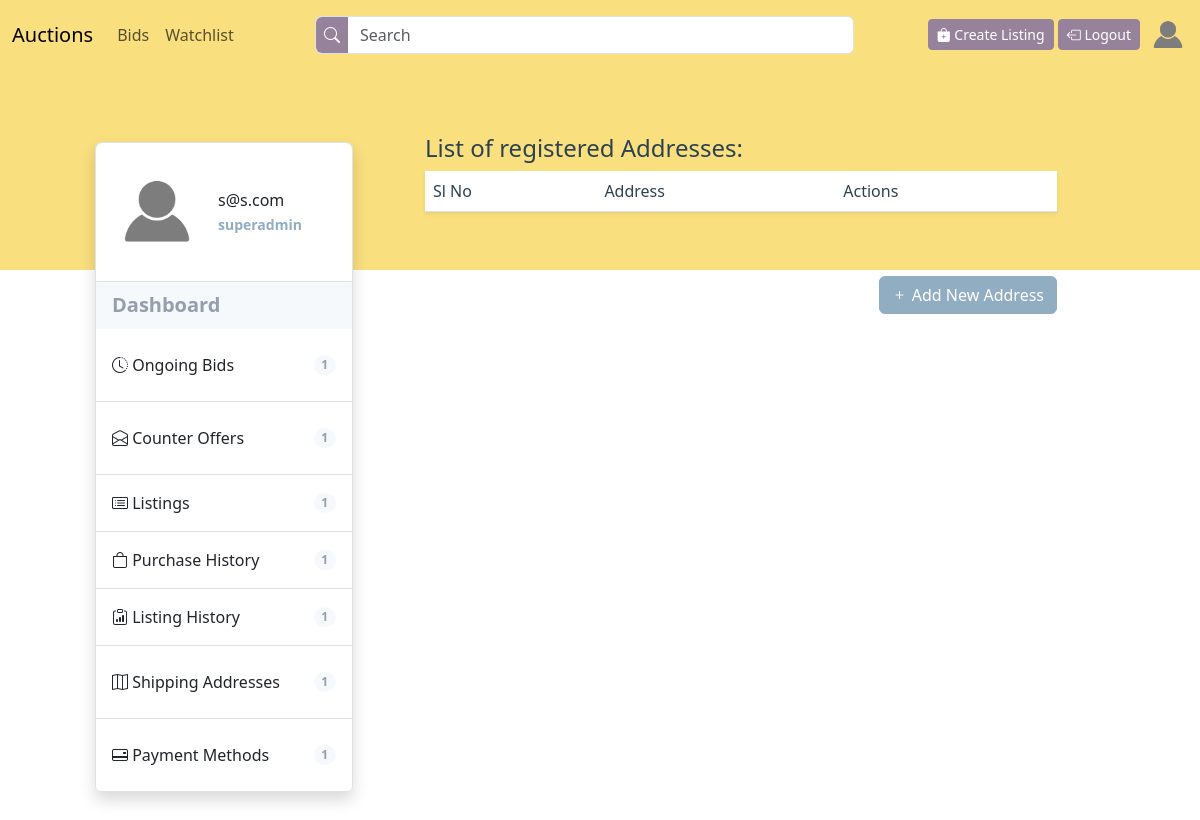
Page /users/shipping-addresses (signed in) on the earlier database version.
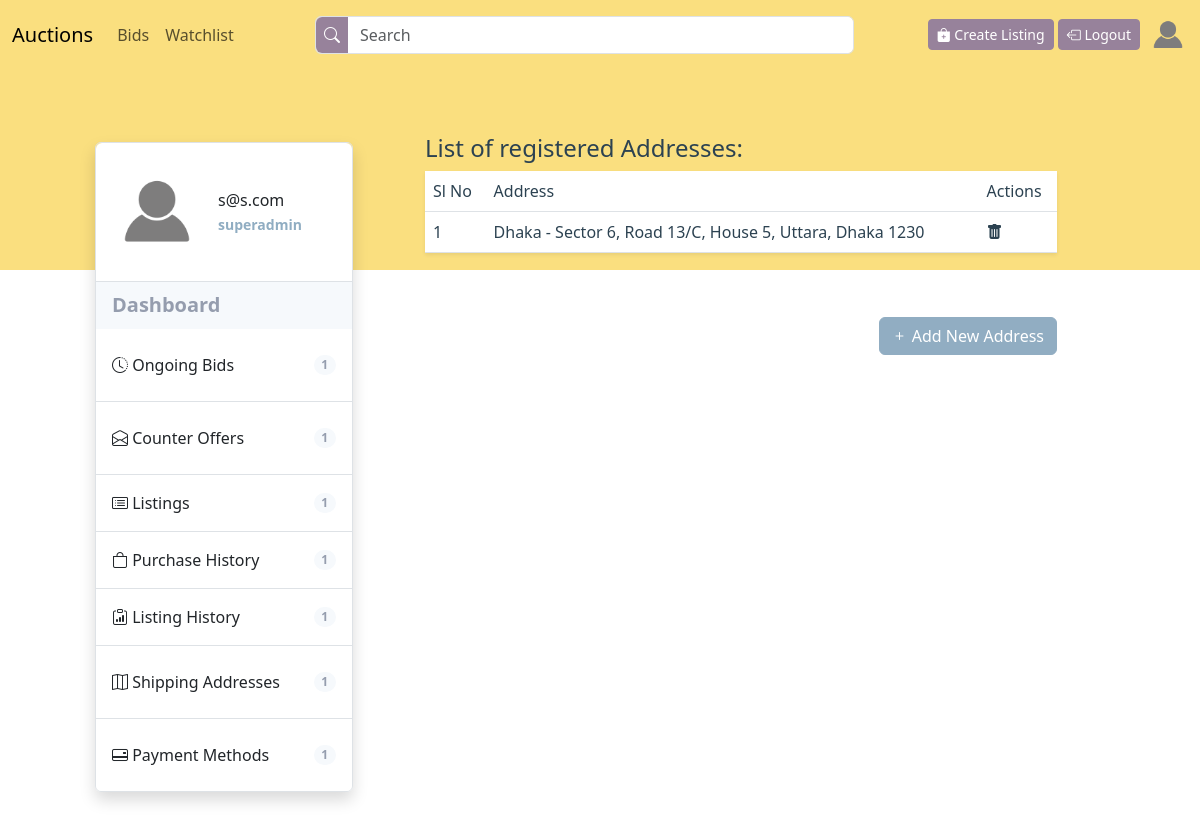
Same page on the later database version.
### users/models.py (models this page shows)
class Address(models.Model):
    class City(models.TextChoices):
        DHAKA = 'D', _('Dhaka')
        CHITTAGONG = 'C', _('Chittagong')
        RAJSHAHI = 'R', _('Rajshahi')
        KHULNA = 'K', _('Khulna')
        BARISAL = 'B', _('Barisal')
        SYLHET = 'S', _('Sylhet')
        RANGPUR = 'RG', _('Rangpur')
        MYMENSING = 'M', _('Mymensing')
    user = models.ForeignKey(User, on_delete=models.CASCADE)
    address_line_1 = models.CharField(max_length=500)
    address_line_2 = models.CharField(max_length=500)
    city = models.CharField(
        max_length=256, choices=City.choices, default=City.DHAKA)
    def __str__(self):
        return f"{self.get_city_display()} - {self.address_line_1}, {self.address_line_2}"

### users/views.py (the view)
# urls.py: path('shipping-addresses', views.view_shipping_address,
@login_required(login_url=settings.LOGIN_URL)
def view_shipping_address(request):
    addresses = Address.objects.filter(user=request.user)
    return render(request, 'users/shipping-addresses.html',
                  {'addresses': addresses}
                  )

### users/templates/users/shipping-addresses.html (shortened to what this page needs)
{% extends "users/profile-layout.html" %}
{% block child%}
<h4 class="header-4 user-pages-header">List of registered Addresses:</h4>
<table class="table table-hover shadow-sm" id="shipping-address-table">
    <thead class="align-top table-header">
        <tr>
            <th scope="col">Sl No</th>
            <th scope="col">Address</th>
            <th scope="col">Actions</th>
        </tr>
    </thead>
    <tbody>
        {% for address in addresses%}
        <tr class="lead fs-6 align-middle">
            <td>{{forloop.counter}}</td>
            <td>{{address}}</td>
            <td><a onclick="confirmShippingAddressDelete({{ address.id }})"><i class="bi bi-trash-fill"></i></a></td>
        </tr>
        {% endfor %}
    </tbody>
</table>
<a class="btn btn-primary float-end mt-5" href="{% url 'add_shipping_address' %}"><i class="bi bi-plus"></i> Add New
    Address</a>
{% endblock child %}

Differences in the rows shown:
added Address: city+address_line_1+address_line_2 "Dhaka - Sector 6, Road 13/C, House 5, Uttara, Dhaka 1230"
